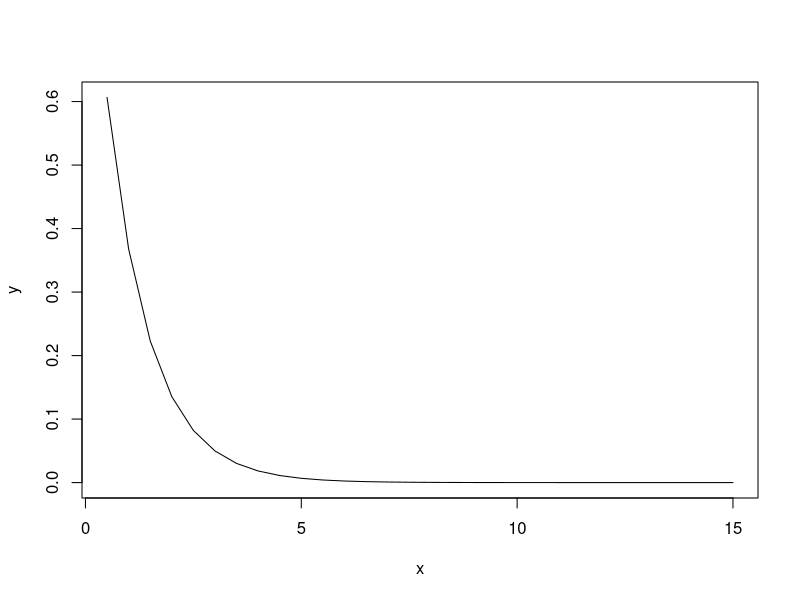

Write R code to recreate this figure.
## ---- chunk 1
x=seq(0.5,15.0,by=0.5)
y= exp(-x)
plot(x,y,"l")
## ---- chunk 2
# automatically create a bib database for R packages
knitr::write_bib(c(
  .packages(), 'bookdown', 'knitr', 'rmarkdown'
), 'packages.bib')
